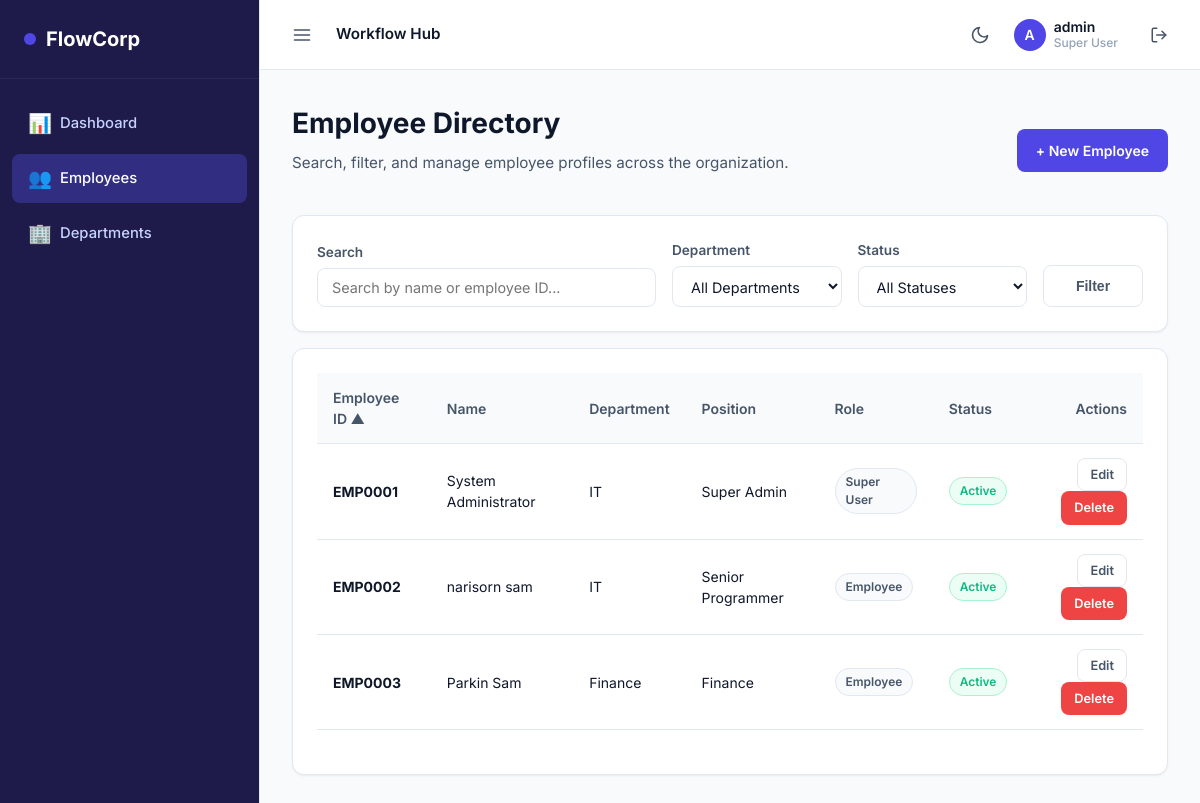
Screenshot of /employees/ (signed in) with the database file from the repository.
### employees/models.py (models this page shows, shortened)
class Employee(models.Model):
    STATUS_CHOICES = [
        ('Active', 'Active'),
        ('Inactive', 'Inactive'),
        ('Resigned', 'Resigned'),
    ]
    ROLE_CHOICES = [
        ('Super User', 'Super User'),
        ('Admin', 'Admin'),
        ('Manager', 'Manager'),
        ('Employee', 'Employee'),
    ]
    employee_id = models.CharField(max_length=20, unique=True, blank=True)
    name = models.CharField(max_length=150)
    hire_date = models.DateField()
    status = models.CharField(max_length=20, choices=STATUS_CHOICES, default='Active')
    position = models.CharField(max_length=100)
    department = models.ForeignKey(Department, on_delete=models.PROTECT, related_name='employees')
    role = models.CharField(max_length=20, choices=ROLE_CHOICES, default='Employee')
    user = models.OneToOneField(User, on_delete=models.CASCADE, related_name='employee', null=True, blank=True)

class Department(models.Model):
    name = models.CharField(max_length=100, unique=True)
    created_at = models.DateTimeField(auto_now_add=True)

### employees/decorators.py (the view)
        def _wrapped_view_func(request, *args, **kwargs):
            if not request.user.is_authenticated:
                return redirect('login')
            if hasattr(request, 'allowed_menus') and menu_name in request.allowed_menus:
                return view_func(request, *args, **kwargs)
            raise PermissionDenied

### employees/models.py (called while the page is built)
    def is_allowed(self, role):
        if role == 'Super User':
            return self.allow_superuser
        elif role == 'Admin':
            return self.allow_admin
        elif role == 'Manager':
            return self.allow_manager
        elif role == 'Employee':
            return self.allow_employee
        return False

### employees/templates/employees/employee_list.html (shortened to what this page needs)
{% extends 'employees/base.html' %}
{% block content %}
    <div class="flex-space mb-4">
        <div>
            <h1>Employee Directory</h1>
            <p class="page-subtitle">Search, filter, and manage employee profiles across the organization.</p>
        </div>
        <div>
            <a href="{% url 'employee_create' %}" class="btn btn-primary">+ New Employee</a>
        </div>
    </div>
    <div class="card mb-4">
        <form method="get" style="display: grid; grid-template-columns: 2fr 1fr 1fr 100px; gap: 16px; align-items: flex-end;">
            <div class="form-group" style="margin-bottom: 0;">
                <label for="search">Search</label>
                <input type="text" id="search" name="search" value="{{ search_query }}" placeholder="Search by name or employee ID...">
            </div>
            <div class="form-group" style="margin-bottom: 0;">
                <label for="department">Department</label>
                <select id="department" name="department">
                    <option value="">All Departments</option>
                </select>
            </div>
            <div class="form-group" style="margin-bottom: 0;">
                <label for="status">Status</label>
                <select id="status" name="status">
                    <option value="">All Statuses</option>
                </select>
            </div>
            <button type="submit" class="btn btn-secondary" style="width: 100%; justify-content: center; height: 42px;">Filter</button>
        </form>
    </div>
    <div class="card">
        <table>
            <thead>
                <tr>
                    <th>
                        <a href="?sort=employee_id&desc={% if sort_by == 'employee_id' and desc_mode == 'false' %}true{% else %}false{% endif %}">
                            Employee ID
                            {% if sort_by == 'employee_id' %}{% if desc_mode == 'true' %}▼{% else %}▲{% endif %}{% endif %}
                        </a>
                    </th>
                    <th>
                        <a href="?sort=name&desc={% if sort_by == 'name' and desc_mode == 'false' %}true{% else %}false{% endif %}">
                            Name
                        </a>
                    </th>
                    <th>Department</th>
                    <th>Position</th>
                    <th>Role</th>
                    <th>Status</th>
                    <th style="text-align: right;">Actions</th>
                </tr>
            </thead>
            <tbody>
                {% for emp in page_obj %}
                <tr>
                    <td><strong>{{ emp.employee_id }}</strong></td>
                    <td>{{ emp.name }}</td>
                    <td>{{ emp.department.name }}</td>
                    <td>{{ emp.position }}</td>
                    <td><span class="badge badge-role">{{ emp.role }}</span></td>
                    <td>
                        <span class="badge {% if emp.status == 'Active' %}badge-success{% else %}badge-danger{% endif %}">
                            {{ emp.status }}
                        </span>
                    </td>
                    <td style="text-align: right;">
                        <a href="{% url 'employee_edit' emp.pk %}" class="btn btn-secondary" style="padding: 6px 12px; font-size: 0.8rem; border-color: var(--border);">Edit</a>
                        <a href="{% url 'employee_delete' emp.pk %}" class="btn btn-danger" style="padding: 6px 12px; font-size: 0.8rem; background-color: var(--error);">Delete</a>
                    </td>
                </tr>
                {% empty %}
                <tr>
                    <td colspan="7" style="text-align: center; color: var(--text-secondary); padding: 40px;">No employees found matching the criteria.</td>
                </tr>
                {% endfor %}
            </tbody>
        </table>
    </div>
{% endblock %}

### employees/templates/employees/base.html (shortened to what this page needs)
{% load static %}
<!DOCTYPE html>
<html lang="en">
<head>
    <link rel="stylesheet" href="{% static 'employees/css/style.css' %}">
</head>
<body>
    <div class="app-container">
        <aside class="sidebar">
            <div class="sidebar-brand">
                <div class="sidebar-brand-icon"></div>
                <span class="sidebar-brand-name">FlowCorp</span>
            </div>
            <ul class="sidebar-menu">
                <li class="{% if request.resolver_match.view_name == 'dashboard' %}active{% endif %}">
                    <a href="{% url 'dashboard' %}">
                        <span class="icon">📊</span>
                        <span class="label-text">Dashboard</span>
                    </a>
                </li>
                {% if 'employees' in request.allowed_menus %}
                    <li class="{% if 'employee' in request.resolver_match.view_name %}active{% endif %}">
                        <a href="{% url 'employee_list' %}">
                            <span class="icon">👥</span>
                            <span class="label-text">Employees</span>
                        </a>
                    </li>
                {% endif %}
                {% if 'departments' in request.allowed_menus %}
                    <li class="{% if 'department' in request.resolver_match.view_name %}active{% endif %}">
                        <a href="{% url 'department_list' %}">
                            <span class="icon">🏢</span>
                            <span class="label-text">Departments</span>
                        </a>
                    </li>
                {% endif %}
            </ul>
        </aside>
        <div class="main-area">
            <header class="main-header">
                <div class="header-left">
                    <button id="sidebar-toggle" class="icon-btn" title="Toggle Navigation">
                        <svg width="20" height="20" viewBox="0 0 24 24" fill="none" stroke="currentColor" stroke-width="2" stroke-linecap="round" stroke-linejoin="round"><line x1="3" y1="12" x2="21" y2="12"></line><line x1="3" y1="6" x2="21" y2="6"></line><line x1="3" y1="18" x2="21" y2="18"></line></svg>
                    </button>
                    <div style="font-weight: 600; font-size: 0.95rem;">Workflow Hub</div>
                </div>
                <div class="header-right">
                    <button id="theme-toggle" class="icon-btn" title="Toggle Light/Dark Theme">
                        <svg width="20" height="20" viewBox="0 0 24 24" fill="none" stroke="currentColor" stroke-width="2" stroke-linecap="round" stroke-linejoin="round"><path d="M21 12.79A9 9 0 1 1 11.21 3 7 7 0 0 0 21 12.79z"></path></svg>
                    </button>
                    {% if request.user.is_authenticated %}
                        <div class="user-badge">
                            <div class="user-avatar">
                                {{ request.user.username|slice:":1"|upper }}
                            </div>
                            <div style="display:flex; flex-direction:column; line-height:1.2;">
                                <span style="font-weight:600; color:var(--text-primary);">{{ request.user.username }}</span>
                                <span style="font-size:0.75rem; color:var(--text-muted);">{{ request.employee.role|default:"User" }}</span>
                            </div>
                        </div>
                        <a href="{% url 'logout' %}" class="icon-btn" title="Logout" style="margin-left: 8px;">
                            <svg width="18" height="18" viewBox="0 0 24 24" fill="none" stroke="currentColor" stroke-width="2" stroke-linecap="round" stroke-linejoin="round"><path d="M9 21H5a2 2 0 0 1-2-2V5a2 2 0 0 1 2-2h4"></path><polyline points="16 17 21 12 16 7"></polyline><line x1="21" y1="12" x2="9" y2="12"></line></svg>
                        </a>
                    {% endif %}
                </div>
            </header>
            <main class="content-frame">
                {% block content %}
                {% endblock %}
            </main>
        </div>
    </div>
</body>
</html>

### rows the page displays
Employee: employee.role "Super User", employee_id "EMP0001", name "System Administrator", department.name "IT", position "Super Admin", role "Super User", status "Active"
Employee: employee_id "EMP0002", name "narisorn sam", department.name "IT", position "Senior Programmer", role "Employee", status "Active"
Employee: employee_id "EMP0003", name "Parkin Sam", department.name "Finance", position "Finance", role "Employee", status "Active"

### other values shown
{{ request.user.username|slice:":1"|upper }} "A"
{{ request.user.username }} "admin"
